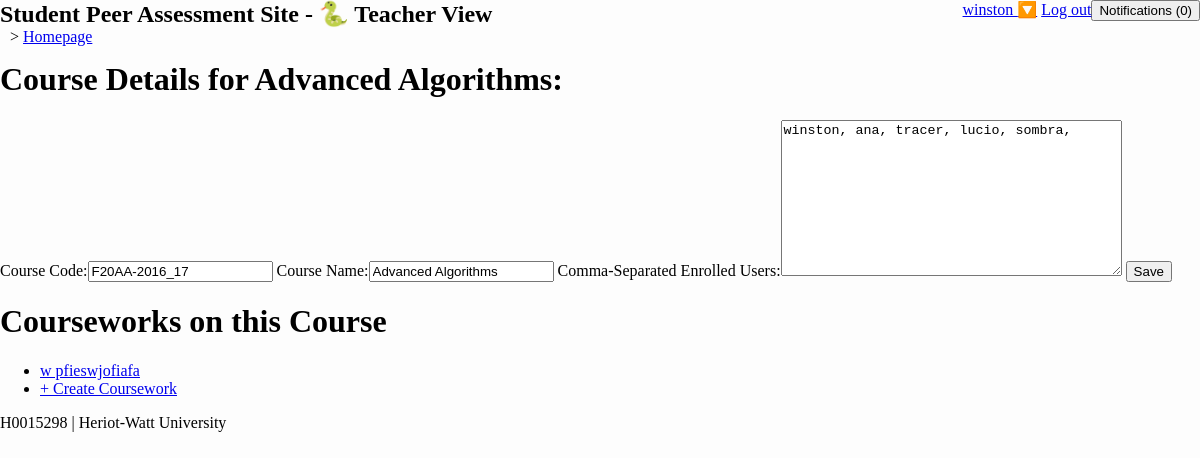
Before: /teacher/course/F20AA-2016_17 (signed in) with the older database file.
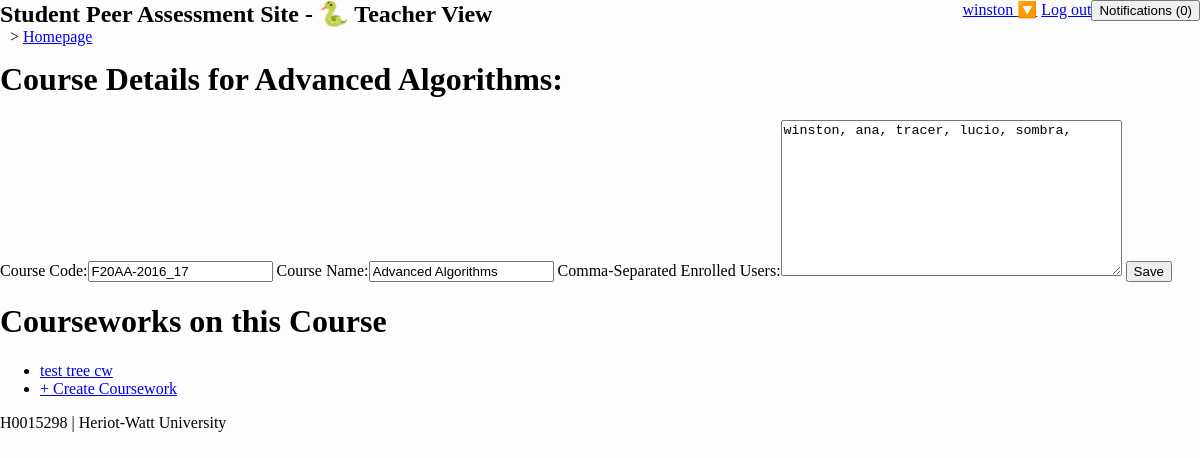
After: the same page with the newer database file.
### student/models.py (models this page shows, shortened)
class Coursework(m.Model):
    id = m.SlugField(max_length=4, primary_key=True)
    name = m.CharField(max_length=128)
    course = m.ForeignKey(Course, m.CASCADE)
    state = m.CharField(max_length=1,
                        choices=CourseworkState.POSSIBLE_STATES,
                        default=CourseworkState.INVISIBLE)
    file_pipe = m.CharField(max_length=128)
    test_pipe = m.CharField(max_length=128)

### teacher/permission.py (the view)
    def is_teacher_internal(request, **args):
        teacher_group = Group.objects.get(name="teacher")
        if teacher_group in request.user.groups.all():
            if not args:
                return f(request)
            else:
                return f(request, args)
        else:
            return HttpResponseForbidden()

### teacher/forms.py
class CourseForm(f.Form):
    code = f.SlugField(label="Course Code", max_length=32)
    name = f.CharField(max_length=128, label="Course Name")
    student = f.CharField(widget=f.Textarea, label="Comma-Separated Enrolled Users")

### teacher/permission.py (called while the page is built)
def is_teacher(f):
    def is_teacher_internal(request, **args):
        teacher_group = Group.objects.get(name="teacher")
        if teacher_group in request.user.groups.all():
            if not args:
                return f(request)
            else:
                return f(request, args)
        else:
            return HttpResponseForbidden()
    return is_teacher_internal

def is_enrolled_on_course(user, course):
    is_enrolled = m.EnrolledUser.objects.filter(login=user).filter(course=course)
    return is_enrolled.count() == 1

### templates/teacher/edit_course.html (shortened to what this page needs)
{% extends "teacher/base.html" %}
{% block content %}
<h1>Course Details for {{ course_name }}:</h1>
<form method="POST" action="">
    {{ uf }}
    <input type="submit" value="Save">
</form>
    {% if courseworks is not None %}
<h1>Courseworks on this Course</h1>
<ul>
    {% for cw in courseworks %}
        <li><a href="{% url "edit_cw" cw.id %}">{{ cw.name }}</a></li>
    {% endfor %}
    <li><a href="{% url "create_cw" course_code %}">+ Create Coursework</a></li>
</ul>
    {% endif %}
{% endblock %}

### templates/student/base.html (shortened to what this page needs)
{% load static %}
<!DOCTYPE html>
<html lang="en">
<head>
    <link rel="stylesheet" type="text/css" href="{% static "student/css/main.css" %}" />
    <link rel="stylesheet" type="text/css" href="{% static "student/css/feedback.css" %}" />
    <link rel="stylesheet" type="text/css" href="{% static "student/css/notify_box.css" %}" />
</head>
<body>
    {% block header %}
        <nav>
            <div id="nav_title">
                <h1>{% block headertitle %}Student Peer Assessment Site{% endblock %}</h1>
                <div id="breadcrumbs">
{% block crumbs %}{% for title, url in crumbs %}<span> &gt; <a href="{{ url }}">{{ title }}</a></span>{% endfor %}{% endblock %}</div>
            </div>
            <button id="note_count" onclick="toggle_notes_status()">Notifications (0)</button>
            {% if request.user %}
                <div id="userMenu">
                    <a href="#userMenu">{{ request.user }} 🔽</a>
                    <a href="{% url 'logout'%}">Log out</a>
                </div>
            {% else %}
                <div id="userMenu"><a href="#userMenu">Not logged in</a></div>
            {% endif %}
        </nav>
    {% endblock %}
    <main>
        {% block content %}{% endblock %}
    </main>
    {% block footer %}
        <footer>H0015298 | Heriot-Watt University</footer>
    {% endblock %}
</body>
</html>

Changed rows visible on the page:
removed Coursework: name "w pfieswjofiafa"
added Coursework: name "test tree cw"
